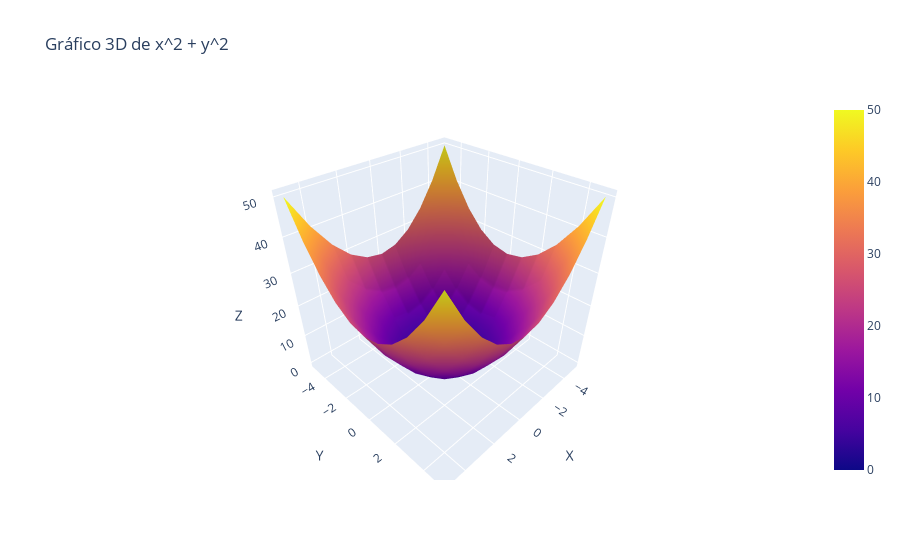

Write notebook code for a chart like this one.
### Code cell
import plotly.graph_objs as go

# Crear una malla de puntos en el dominio deseado
x_vals = y_vals = list(range(-5, 6))
x_grid, y_grid = np.meshgrid(x_vals, y_vals)

# Calcular los valores de z utilizando la función
z_vals = x_grid**2 + y_grid**2

# Crear la figura 3D
fig = go.Figure(data=[go.Surface(z=z_vals, x=x_grid, y=y_grid)])

# Configurar el título y los nombres de los ejes
fig.update_layout(title='Gráfico 3D de x^2 + y^2', scene=dict(xaxis_title='X', yaxis_title='Y', zaxis_title='Z'))

# Mostrar la figura
fig.show()

### Figure 1 — Plotly figure (JSON) as saved in the notebook; plotly's stock layout.template omitted (floating-point values rounded to 4 significant figures)
{"data": [{"type": "surface", "x": [[-5, -4, -3, -2, -1, 0, 1, 2, 3, 4, 5], [-5, -4, -3, -2, -1, 0, 1, 2, 3, 4, 5], [-5, -4, -3, -2, -1, 0, 1, 2, 3, 4, 5], [-5, -4, -3, -2, -1, 0, 1, 2, 3, 4, 5], [-5, -4, -3, -2, -1, 0, 1, 2, 3, 4, 5], [-5, -4, -3, -2, -1, 0, 1, 2, 3, 4, 5], [-5, -4, -3, -2, -1, 0, 1, 2, 3, 4, 5], [-5, -4, -3, -2, -1, 0, 1, 2, 3, 4, 5], [-5, -4, -3, -2, -1, 0, 1, 2, 3, 4, 5], [-5, -4, -3, -2, -1, 0, 1, 2, 3, 4, 5], [-5, -4, -3, -2, -1, 0, 1, 2, 3, 4, 5]], "y": [[-5, -5, -5, -5, -5, -5, -5, -5, -5, -5, -5], [-4, -4, -4, -4, -4, -4, -4, -4, -4, -4, -4], [-3, -3, -3, -3, -3, -3, -3, -3, -3, -3, -3], [-2, -2, -2, -2, -2, -2, -2, -2, -2, -2, -2], [-1, -1, -1, -1, -1, -1, -1, -1, -1, -1, -1], [0, 0, 0, 0, 0, 0, 0, 0, 0, 0, 0], [1, 1, 1, 1, 1, 1, 1, 1, 1, 1, 1], [2, 2, 2, 2, 2, 2, 2, 2, 2, 2, 2], [3, 3, 3, 3, 3, 3, 3, 3, 3, 3, 3], [4, 4, 4, 4, 4, 4, 4, 4, 4, 4, 4], [5, 5, 5, 5, 5, 5, 5, 5, 5, 5, 5]], "z": [[50, 41, 34, 29, 26, 25, 26, 29, 34, 41, 50], [41, 32, 25, 20, 17, 16, 17, 20, 25, 32, 41], [34, 25, 18, 13, 10, 9, 10, 13, 18, 25, 34], [29, 20, 13, 8, 5, 4, 5, 8, 13, 20, 29], [26, 17, 10, 5, 2, 1, 2, 5, 10, 17, 26], [25, 16, 9, 4, 1, 0, 1, 4, 9, 16, 25], [26, 17, 10, 5, 2, 1, 2, 5, 10, 17, 26], [29, 20, 13, 8, 5, 4, 5, 8, 13, 20, 29], [34, 25, 18, 13, 10, 9, 10, 13, 18, 25, 34], [41, 32, 25, 20, 17, 16, 17, 20, 25, 32, 41], [50, 41, 34, 29, 26, 25, 26, 29, 34, 41, 50]]}], "layout": {"scene": {"xaxis": {"title": {"text": "X"}}, "yaxis": {"title": {"text": "Y"}}, "zaxis": {"title": {"text": "Z"}}}, "title": {"text": "Gráfico 3D de x^2 + y^2"}}}
